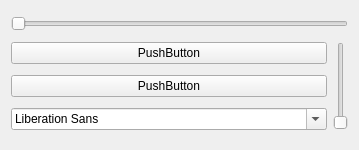
<?xml version="1.0" encoding="UTF-8"?>
<ui version="4.0">
 <class>PopupForm</class>
 <widget class="QWidget" name="PopupForm">
  <property name="geometry">
   <rect>
    <x>0</x>
    <y>0</y>
    <width>359</width>
    <height>150</height>
   </rect>
  </property>
  <property name="windowTitle">
   <string>Form</string>
  </property>
  <layout class="QGridLayout" name="gridLayout">
   <item row="0" column="0" colspan="2">
    <widget class="QSlider" name="horizontalSlider">
     <property name="orientation">
      <enum>Qt::Horizontal</enum>
     </property>
    </widget>
   </item>
   <item row="1" column="0">
    <widget class="QPushButton" name="pushButton">
     <property name="text">
      <string>PushButton</string>
     </property>
    </widget>
   </item>
   <item row="1" column="1" rowspan="3">
    <widget class="QSlider" name="verticalSlider">
     <property name="orientation">
      <enum>Qt::Vertical</enum>
     </property>
    </widget>
   </item>
   <item row="2" column="0">
    <widget class="QPushButton" name="pushButton_2">
     <property name="text">
      <string>PushButton</string>
     </property>
    </widget>
   </item>
   <item row="3" column="0">
    <widget class="QFontComboBox" name="fontComboBox"/>
   </item>
  </layout>
 </widget>
 <resources/>
 <connections/>
</ui>
